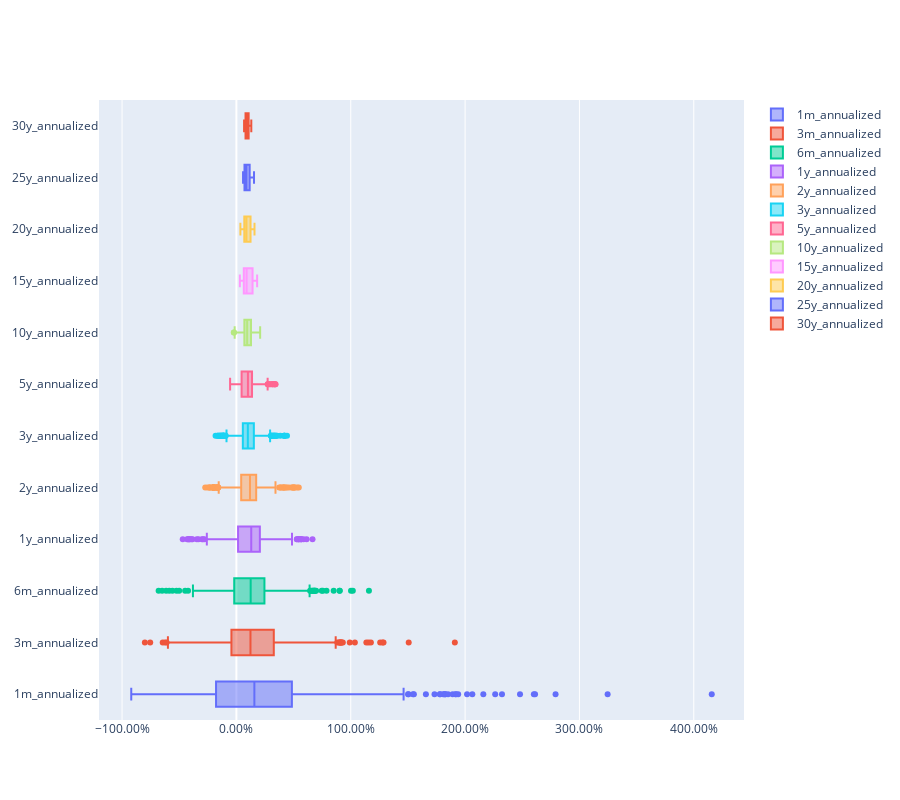

Notebook source saved alongside this figure:
### Code cell
go.Figure(
    data=[
        go.Box(
            x=msci_world[column],
            name=column,
        )
        for column in msci_world.loc[:, "1m_annualized":"30y_annualized"].columns
    ],
    layout=go.Layout(
        height=800,
        xaxis=dict(
            tickformat=".2%",
        ),
    ),
)

### Figure 1 — Plotly figure (JSON) as saved in the notebook; plotly's stock layout.template omitted (floating-point values rounded to 4 significant figures; data arrays with more than 128 entries replaced by an {"elided": "..."} marker saying what was removed)
{"data": [{"name": "1m_annualized", "type": "box", "x": {"elided": "669 float values"}}, {"name": "3m_annualized", "type": "box", "x": {"elided": "669 float values"}}, {"name": "6m_annualized", "type": "box", "x": {"elided": "669 float values"}}, {"name": "1y_annualized", "type": "box", "x": {"elided": "669 float values"}}, {"name": "2y_annualized", "type": "box", "x": {"elided": "669 float values"}}, {"name": "3y_annualized", "type": "box", "x": {"elided": "669 float values"}}, {"name": "5y_annualized", "type": "box", "x": {"elided": "669 float values"}}, {"name": "10y_annualized", "type": "box", "x": {"elided": "669 float values"}}, {"name": "15y_annualized", "type": "box", "x": {"elided": "669 float values"}}, {"name": "20y_annualized", "type": "box", "x": {"elided": "669 float values"}}, {"name": "25y_annualized", "type": "box", "x": {"elided": "669 float values"}}, {"name": "30y_annualized", "type": "box", "x": {"elided": "669 float values"}}], "layout": {"height": 800, "xaxis": {"tickformat": ".2%"}}}
